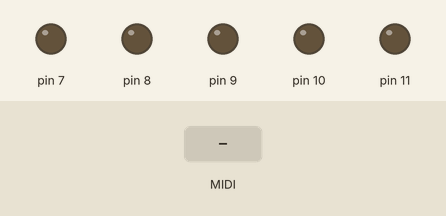
Recording of a sketch running on a simulated Arduino Uno, built for the host (arithmetic inside an expression is 32-bit, double 64-bit). Parts: output pins drawn as LEDs (lit = HIGH). The test bench sets the inputs (shaded band). MIDI output is not drawn.

Above: at 1.2 s.
1.3 s: MIDI note 36 received
At 1.45 s:
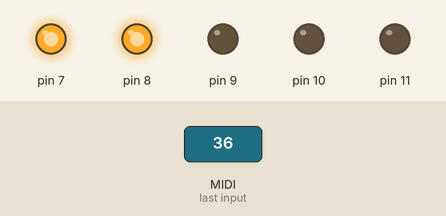
Timing chart, 0 to 4.3 s (numbered marks = the images above; inputs shaded):
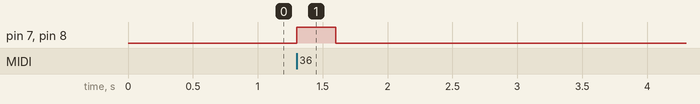

Measured:
- after the input at 1.3 s, pin 7, pin 8: LOW → HIGH at once, → LOW 0.30 s later

The sketch:

midi_test.ino
```cpp
#include <MIDI.h>
#define CV1 PIN_PB0
#define CV2 PIN_PB1
#define CV3 PIN_PB2
#define CV4 PIN_PB3

// #define STEPSPERSEMI 4  // (When Calibrated for 0-5v volt-per-octave 8 bit)
#define STEPSPERSEMI 16  // (When Calibrated for 0-5v volt-per-octave 10 bit)
// #define STEPSPERSEMI 9  // (When Calibrated for 0-9v volt-per-octave 10 bit)
#define STEPSPEROCTAVE = 12*STEPSPERSEMI


MIDI_CREATE_DEFAULT_INSTANCE();

int ledPin = PIN_PD7;
long count = 0;

int noteToPWM(byte note) {
  // A0 is 21, C2 is 36, C4 is 60... we only have 5 octaves of CV range - so offset to start at C2

  byte mynote = note;
  if(mynote >= 36)
    mynote = mynote-36;
  return mynote*STEPSPERSEMI;
}

void handleNoteOn(byte channel, byte note, byte velocity)
{
  digitalWrite(ledPin,HIGH);
  int duty = noteToPWM(note);
  digitalWrite(CV1,HIGH); // GATE

  // NB FastPWM doesn't have a zero duty-cycle...
  if(duty == 0) {
    digitalWrite(CV2,LOW);
    digitalWrite(CV3,LOW);
  } else {
    // Need to re-write control-registers again potentially clobbered by digitalWrite above.
    TCCR1A = B10100011; // COM1A[1:0] = B10, COM1B[1:0] = B10, xx, WGM11:10 = B11
    TCCR1B = TCCR1B & B11100000 | B00001001; // WGM[13:12] = B01, set timer 1 divisor (CS12:10) to 001 for PWM frequency of 15625.00 Hz (16MHz / 1024 with 10 bit mode fast PWM)

    OCR1A = duty; // CV2
    OCR1B = duty-(12*STEPSPERSEMI) ; // CV3 = -Octv.
  }
/*  analogWrite(CV4,duty); // CV4
  analogWrite(CV3,duty-(12*STEPSPERSEMI)); // CV3 = -Octv.
*/
}
void handleNoteOff(byte channel, byte note, byte velocity)
{
  digitalWrite(ledPin,LOW);
  digitalWrite(CV1,LOW); // GATE
}

void setup() {

  pinMode(ledPin, OUTPUT);
  pinMode(CV1, OUTPUT);
  pinMode(CV2, OUTPUT);
  pinMode(CV3, OUTPUT);
  pinMode(CV4, OUTPUT);

  // Timer1 WGM[13:10] = 0111 Fast PWM, , 10-bit.
  // COM1A/B[10] = 10 Clear OC1A/OC1B on compare match when up-counting. Set OC1A/OC1B on compare match when down counting.
  // CS[12:10] = B001 , clkIO/1 (no prescaling)

  // TCCR1A = COM1A1,A0,COM1B1,B0,x,x,WGM11,10
  // TCCR1B = ICNC1, ICES2,x,WGM13,12,CS12,11,10
  TCCR1A = B10100011; // COM1A[1:0] = B10, COM1B[1:0] = B10, xx, WGM11:10 = B11
  TCCR1B = TCCR1B & B11100000 | B00001001; // WGM[13:12] = B01, set timer 1 divisor (CS12:10) to 001 for PWM frequency of 15625.00 Hz (16MHz / 1024 with 10 bit mode fast PWM)
  TCCR2B = TCCR2B & B11111000 | B00000001; // set timer 2 divisor (CS12:10) to 001 for PWM frequency of 31372.55 Hz (16MHz / 510 with 8 bit mode phase-correct PWM)

  // Selftest
  OCR1A=0xff;
  OCR1B=0x1ff;
  OCR2A=0x7f;


  MIDI.setHandleNoteOn(handleNoteOn);  // Put only the name of the function
  MIDI.setHandleNoteOff(handleNoteOff);
  MIDI.begin(MIDI_CHANNEL_OMNI);
//  Serial.begin(115200);
//  Serial.println("Starting self-test");
}

void loop() {
  MIDI.read();
  count++;
  if(count >= 320000)
    digitalWrite(ledPin,HIGH);
  if(count >= 325000) {
    digitalWrite(ledPin,LOW);
    count=0;
  }
}
```
